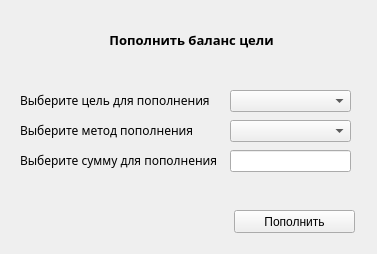
<?xml version="1.0" encoding="UTF-8"?>
<ui version="4.0">
 <class>Form</class>
 <widget class="QWidget" name="Form">
  <property name="geometry">
   <rect>
    <x>0</x>
    <y>0</y>
    <width>377</width>
    <height>254</height>
   </rect>
  </property>
  <property name="windowTitle">
   <string>Form</string>
  </property>
  <widget class="QLabel" name="info_label">
   <property name="geometry">
    <rect>
     <x>26</x>
     <y>30</y>
     <width>331</width>
     <height>20</height>
    </rect>
   </property>
   <property name="font">
    <font>
     <family>Segoe Print</family>
     <pointsize>10</pointsize>
     <weight>75</weight>
     <bold>true</bold>
    </font>
   </property>
   <property name="text">
    <string>Пополнить баланс цели</string>
   </property>
   <property name="alignment">
    <set>Qt::AlignCenter</set>
   </property>
  </widget>
  <widget class="QComboBox" name="mission_Box">
   <property name="geometry">
    <rect>
     <x>230</x>
     <y>90</y>
     <width>121</width>
     <height>22</height>
    </rect>
   </property>
  </widget>
  <widget class="QComboBox" name="method_Box">
   <property name="geometry">
    <rect>
     <x>230</x>
     <y>120</y>
     <width>121</width>
     <height>22</height>
    </rect>
   </property>
  </widget>
  <widget class="QLabel" name="mission_label">
   <property name="geometry">
    <rect>
     <x>20</x>
     <y>90</y>
     <width>201</width>
     <height>21</height>
    </rect>
   </property>
   <property name="font">
    <font>
     <family>Segoe Print</family>
    </font>
   </property>
   <property name="text">
    <string>Выберите цель для пополнения</string>
   </property>
  </widget>
  <widget class="QLabel" name="method_label">
   <property name="geometry">
    <rect>
     <x>20</x>
     <y>120</y>
     <width>201</width>
     <height>20</height>
    </rect>
   </property>
   <property name="font">
    <font>
     <family>Segoe Print</family>
    </font>
   </property>
   <property name="text">
    <string>Выберите метод пополнения</string>
   </property>
  </widget>
  <widget class="QLabel" name="sum_label">
   <property name="geometry">
    <rect>
     <x>20</x>
     <y>150</y>
     <width>201</width>
     <height>20</height>
    </rect>
   </property>
   <property name="font">
    <font>
     <family>Segoe Print</family>
    </font>
   </property>
   <property name="text">
    <string>Выберите сумму для пополнения</string>
   </property>
  </widget>
  <widget class="QLineEdit" name="sum_edit">
   <property name="geometry">
    <rect>
     <x>230</x>
     <y>150</y>
     <width>121</width>
     <height>22</height>
    </rect>
   </property>
  </widget>
  <widget class="QLabel" name="error_label">
   <property name="geometry">
    <rect>
     <x>26</x>
     <y>50</y>
     <width>331</width>
     <height>20</height>
    </rect>
   </property>
   <property name="font">
    <font>
     <family>Segoe Print</family>
     <pointsize>8</pointsize>
     <weight>50</weight>
     <bold>false</bold>
    </font>
   </property>
   <property name="text">
    <string/>
   </property>
   <property name="alignment">
    <set>Qt::AlignCenter</set>
   </property>
  </widget>
  <widget class="QPushButton" name="add_money_button">
   <property name="geometry">
    <rect>
     <x>234</x>
     <y>210</y>
     <width>121</width>
     <height>23</height>
    </rect>
   </property>
   <property name="text">
    <string>Пополнить</string>
   </property>
  </widget>
 </widget>
 <resources/>
 <connections/>
</ui>
